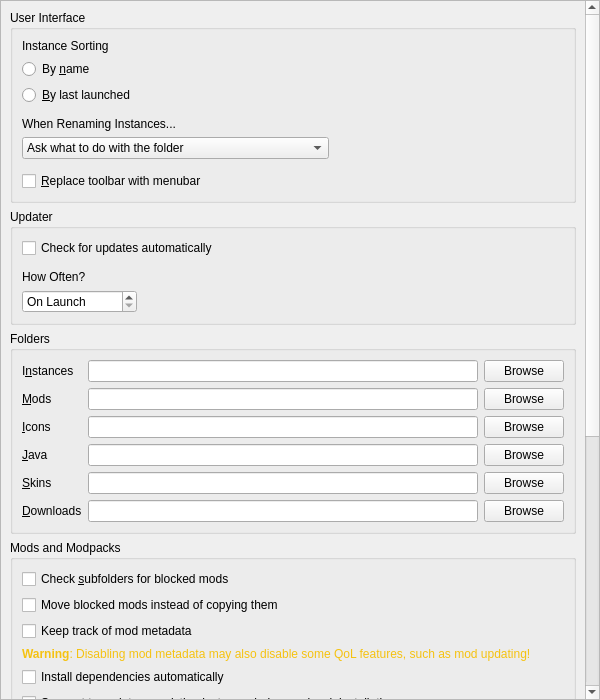
<?xml version="1.0" encoding="UTF-8"?>
<ui version="4.0">
 <class>LauncherPage</class>
 <widget class="QWidget" name="LauncherPage">
  <property name="geometry">
   <rect>
    <x>0</x>
    <y>0</y>
    <width>600</width>
    <height>700</height>
   </rect>
  </property>
  <property name="sizePolicy">
   <sizepolicy hsizetype="MinimumExpanding" vsizetype="MinimumExpanding">
    <horstretch>0</horstretch>
    <verstretch>0</verstretch>
   </sizepolicy>
  </property>
  <layout class="QVBoxLayout" name="verticalLayout">
   <property name="leftMargin">
    <number>0</number>
   </property>
   <property name="topMargin">
    <number>0</number>
   </property>
   <property name="rightMargin">
    <number>0</number>
   </property>
   <property name="bottomMargin">
    <number>0</number>
   </property>
   <item>
    <widget class="QScrollArea" name="scrollArea">
     <property name="horizontalScrollBarPolicy">
      <enum>Qt::ScrollBarAsNeeded</enum>
     </property>
     <property name="widgetResizable">
      <bool>true</bool>
     </property>
     <widget class="QWidget" name="scrollAreaWidgetContents">
      <property name="geometry">
       <rect>
        <x>0</x>
        <y>-672</y>
        <width>575</width>
        <height>1368</height>
       </rect>
      </property>
      <layout class="QVBoxLayout" name="verticalLayout_8">
       <item>
        <widget class="QGroupBox" name="userInterfaceBox">
         <property name="enabled">
          <bool>true</bool>
         </property>
         <property name="title">
          <string>User Interface</string>
         </property>
         <layout class="QVBoxLayout" name="verticalLayout_3">
          <item>
           <widget class="QLabel" name="instanceSortingLabel">
            <property name="text">
             <string>Instance Sorting</string>
            </property>
           </widget>
          </item>
          <item>
           <widget class="QRadioButton" name="sortByNameBtn">
            <property name="text">
             <string>By &amp;name</string>
            </property>
            <attribute name="buttonGroup">
             <string notr="true">sortingModeGroup</string>
            </attribute>
           </widget>
          </item>
          <item>
           <widget class="QRadioButton" name="sortLastLaunchedBtn">
            <property name="text">
             <string>&amp;By last launched</string>
            </property>
            <attribute name="buttonGroup">
             <string notr="true">sortingModeGroup</string>
            </attribute>
           </widget>
          </item>
          <item>
           <spacer name="verticalSpacer">
            <property name="orientation">
             <enum>Qt::Vertical</enum>
            </property>
            <property name="sizeType">
             <enum>QSizePolicy::Fixed</enum>
            </property>
            <property name="sizeHint" stdset="0">
             <size>
              <width>0</width>
              <height>6</height>
             </size>
            </property>
           </spacer>
          </item>
          <item>
           <widget class="QLabel" name="renamingBehaviorLabel">
            <property name="text">
             <string>When Renaming Instances...</string>
            </property>
           </widget>
          </item>
          <item>
           <widget class="QComboBox" name="renamingBehaviorComboBox">
            <property name="sizePolicy">
             <sizepolicy hsizetype="Maximum" vsizetype="Fixed">
              <horstretch>0</horstretch>
              <verstretch>0</verstretch>
             </sizepolicy>
            </property>
            <item>
             <property name="text">
              <string>Ask what to do with the folder</string>
             </property>
            </item>
            <item>
             <property name="text">
              <string>Always rename the folder</string>
             </property>
            </item>
            <item>
             <property name="text">
              <string>Never rename the folder—only the displayed name</string>
             </property>
            </item>
           </widget>
          </item>
          <item>
           <spacer name="verticalSpacer_2">
            <property name="orientation">
             <enum>Qt::Vertical</enum>
            </property>
            <property name="sizeType">
             <enum>QSizePolicy::Fixed</enum>
            </property>
            <property name="sizeHint" stdset="0">
             <size>
              <width>0</width>
              <height>6</height>
             </size>
            </property>
           </spacer>
          </item>
          <item>
           <widget class="QCheckBox" name="preferMenuBarCheckBox">
            <property name="toolTip">
             <string>The menubar is more friendly for keyboard-driven interaction.</string>
            </property>
            <property name="text">
             <string>&amp;Replace toolbar with menubar</string>
            </property>
           </widget>
          </item>
         </layout>
        </widget>
       </item>
       <item>
        <widget class="QGroupBox" name="updateSettingsBox">
         <property name="title">
          <string>Updater</string>
         </property>
         <layout class="QVBoxLayout" name="verticalLayout_7">
          <item>
           <widget class="QCheckBox" name="autoUpdateCheckBox">
            <property name="text">
             <string>Check for updates automatically</string>
            </property>
           </widget>
          </item>
          <item>
           <spacer name="verticalSpacer_7">
            <property name="orientation">
             <enum>Qt::Vertical</enum>
            </property>
            <property name="sizeType">
             <enum>QSizePolicy::Fixed</enum>
            </property>
            <property name="sizeHint" stdset="0">
             <size>
              <width>0</width>
              <height>6</height>
             </size>
            </property>
           </spacer>
          </item>
          <item>
           <widget class="QLabel" name="updateIntervalLabel">
            <property name="text">
             <string>How Often?</string>
            </property>
           </widget>
          </item>
          <item>
           <widget class="QSpinBox" name="updateIntervalSpinBox">
            <property name="sizePolicy">
             <sizepolicy hsizetype="Maximum" vsizetype="Fixed">
              <horstretch>0</horstretch>
              <verstretch>0</verstretch>
             </sizepolicy>
            </property>
            <property name="toolTip">
             <string>Set to 0 to only check on launch</string>
            </property>
            <property name="specialValueText">
             <string>On Launch</string>
            </property>
            <property name="suffix">
             <string> hours</string>
            </property>
            <property name="prefix">
             <string>Every </string>
            </property>
            <property name="minimum">
             <number>0</number>
            </property>
            <property name="maximum">
             <number>168</number>
            </property>
           </widget>
          </item>
         </layout>
        </widget>
       </item>
       <item>
        <widget class="QGroupBox" name="foldersBox">
         <property name="title">
          <string>Folders</string>
         </property>
         <layout class="QGridLayout" name="foldersBoxLayout">
          <item row="2" column="0">
           <widget class="QLabel" name="labelIconsDir">
            <property name="text">
             <string>&amp;Icons</string>
            </property>
            <property name="buddy">
             <cstring>iconsDirTextBox</cstring>
            </property>
           </widget>
          </item>
          <item row="8" column="0">
           <widget class="QLabel" name="labelDownloadsDir">
            <property name="text">
             <string>&amp;Downloads</string>
            </property>
            <property name="buddy">
             <cstring>downloadsDirTextBox</cstring>
            </property>
           </widget>
          </item>
          <item row="3" column="0">
           <widget class="QLabel" name="labelJavaDir">
            <property name="text">
             <string>&amp;Java</string>
            </property>
            <property name="buddy">
             <cstring>javaDirTextBox</cstring>
            </property>
           </widget>
          </item>
          <item row="4" column="0">
           <widget class="QLabel" name="labelSkinsDir">
            <property name="text">
             <string>&amp;Skins</string>
            </property>
            <property name="buddy">
             <cstring>skinsDirTextBox</cstring>
            </property>
           </widget>
          </item>
          <item row="0" column="0">
           <widget class="QLabel" name="labelInstDir">
            <property name="text">
             <string>I&amp;nstances</string>
            </property>
            <property name="buddy">
             <cstring>instDirTextBox</cstring>
            </property>
           </widget>
          </item>
          <item row="3" column="1">
           <widget class="QLineEdit" name="javaDirTextBox"/>
          </item>
          <item row="4" column="2">
           <widget class="QPushButton" name="skinsDirBrowseBtn">
            <property name="text">
             <string>Browse</string>
            </property>
           </widget>
          </item>
          <item row="8" column="1">
           <widget class="QLineEdit" name="downloadsDirTextBox"/>
          </item>
          <item row="2" column="2">
           <widget class="QPushButton" name="iconsDirBrowseBtn">
            <property name="text">
             <string>Browse</string>
            </property>
           </widget>
          </item>
          <item row="4" column="1">
           <widget class="QLineEdit" name="skinsDirTextBox"/>
          </item>
          <item row="0" column="1">
           <widget class="QLineEdit" name="instDirTextBox"/>
          </item>
          <item row="2" column="1">
           <widget class="QLineEdit" name="iconsDirTextBox"/>
          </item>
          <item row="0" column="2">
           <widget class="QPushButton" name="instDirBrowseBtn">
            <property name="text">
             <string>Browse</string>
            </property>
           </widget>
          </item>
          <item row="1" column="2">
           <widget class="QPushButton" name="modsDirBrowseBtn">
            <property name="text">
             <string>Browse</string>
            </property>
           </widget>
          </item>
          <item row="8" column="2">
           <widget class="QPushButton" name="downloadsDirBrowseBtn">
            <property name="text">
             <string>Browse</string>
            </property>
           </widget>
          </item>
          <item row="3" column="2">
           <widget class="QPushButton" name="javaDirBrowseBtn">
            <property name="text">
             <string>Browse</string>
            </property>
           </widget>
          </item>
          <item row="1" column="0">
           <widget class="QLabel" name="labelModsDir">
            <property name="text">
             <string>&amp;Mods</string>
            </property>
            <property name="buddy">
             <cstring>modsDirTextBox</cstring>
            </property>
           </widget>
          </item>
          <item row="1" column="1">
           <widget class="QLineEdit" name="modsDirTextBox"/>
          </item>
         </layout>
        </widget>
       </item>
       <item>
        <widget class="QGroupBox" name="modsBox">
         <property name="title">
          <string>Mods and Modpacks</string>
         </property>
         <layout class="QVBoxLayout" name="verticalLayout_4">
          <item>
           <widget class="QCheckBox" name="downloadsDirWatchRecursiveCheckBox">
            <property name="toolTip">
             <string>When enabled, in addition to the downloads folder, its sub folders will also be searched when looking for resources (e.g. when looking for blocked mods on CurseForge).</string>
            </property>
            <property name="text">
             <string>Check &amp;subfolders for blocked mods</string>
            </property>
           </widget>
          </item>
          <item>
           <widget class="QCheckBox" name="downloadsDirMoveCheckBox">
            <property name="toolTip">
             <string>When enabled, it will move blocked resources instead of copying them.</string>
            </property>
            <property name="text">
             <string>Move blocked mods instead of copying them</string>
            </property>
           </widget>
          </item>
          <item>
           <widget class="QCheckBox" name="metadataEnableBtn">
            <property name="toolTip">
             <string>Store version information provided by mod providers (like Modrinth or CurseForge) for mods.</string>
            </property>
            <property name="text">
             <string>Keep track of mod metadata</string>
            </property>
           </widget>
          </item>
          <item>
           <widget class="QLabel" name="metadataWarningLabel">
            <property name="text">
             <string>&lt;html&gt;&lt;head/&gt;&lt;body&gt;&lt;p&gt;&lt;span style=&quot; font-weight:600; color:#f5c211;&quot;&gt;Warning&lt;/span&gt;&lt;span style=&quot; color:#f5c211;&quot;&gt;: Disabling mod metadata may also disable some QoL features, such as mod updating!&lt;/span&gt;&lt;/p&gt;&lt;/body&gt;&lt;/html&gt;</string>
            </property>
            <property name="wordWrap">
             <bool>true</bool>
            </property>
           </widget>
          </item>
          <item>
           <widget class="QCheckBox" name="dependenciesEnableBtn">
            <property name="toolTip">
             <string>Automatically detect, install, and update mod dependencies.</string>
            </property>
            <property name="text">
             <string>Install dependencies automatically</string>
            </property>
           </widget>
          </item>
          <item>
           <widget class="QCheckBox" name="modpackUpdatePromptBtn">
            <property name="toolTip">
             <string>When creating a new modpack instance, suggest updating an existing instance instead.</string>
            </property>
            <property name="text">
             <string>Suggest to update an existing instance during modpack installation</string>
            </property>
           </widget>
          </item>
         </layout>
        </widget>
       </item>
       <item>
        <widget class="QGroupBox" name="groupBox_2">
         <property name="title">
          <string>Console</string>
         </property>
         <layout class="QVBoxLayout" name="verticalLayout_2">
          <item>
           <widget class="QLabel" name="lineLimitLabel">
            <property name="text">
             <string>Log History &amp;Limit</string>
            </property>
            <property name="buddy">
             <cstring>lineLimitSpinBox</cstring>
            </property>
           </widget>
          </item>
          <item>
           <widget class="QSpinBox" name="lineLimitSpinBox">
            <property name="sizePolicy">
             <sizepolicy hsizetype="Maximum" vsizetype="Fixed">
              <horstretch>0</horstretch>
              <verstretch>0</verstretch>
             </sizepolicy>
            </property>
            <property name="suffix">
             <string> lines</string>
            </property>
            <property name="minimum">
             <number>10000</number>
            </property>
            <property name="maximum">
             <number>1000000</number>
            </property>
            <property name="singleStep">
             <number>10000</number>
            </property>
            <property name="value">
             <number>100000</number>
            </property>
           </widget>
          </item>
          <item>
           <spacer name="verticalSpacer_6">
            <property name="orientation">
             <enum>Qt::Vertical</enum>
            </property>
            <property name="sizeType">
             <enum>QSizePolicy::Fixed</enum>
            </property>
            <property name="sizeHint" stdset="0">
             <size>
              <width>0</width>
              <height>6</height>
             </size>
            </property>
           </spacer>
          </item>
          <item>
           <widget class="QCheckBox" name="checkStopLogging">
            <property name="text">
             <string>&amp;Stop logging when log overflows</string>
            </property>
           </widget>
          </item>
         </layout>
        </widget>
       </item>
       <item>
        <widget class="QGroupBox" name="tasksBox">
         <property name="title">
          <string>Tasks</string>
         </property>
         <layout class="QVBoxLayout" name="verticalLayout_10">
          <item>
           <widget class="QLabel" name="numberOfConcurrentTasksLabel">
            <property name="text">
             <string>Number of concurrent tasks</string>
            </property>
           </widget>
          </item>
          <item>
           <widget class="QSpinBox" name="numberOfConcurrentTasksSpinBox">
            <property name="sizePolicy">
             <sizepolicy hsizetype="Maximum" vsizetype="Fixed">
              <horstretch>0</horstretch>
              <verstretch>0</verstretch>
             </sizepolicy>
            </property>
            <property name="minimumSize">
             <size>
              <width>60</width>
              <height>0</height>
             </size>
            </property>
            <property name="minimum">
             <number>1</number>
            </property>
           </widget>
          </item>
          <item>
           <spacer name="verticalSpacer_3">
            <property name="orientation">
             <enum>Qt::Vertical</enum>
            </property>
            <property name="sizeType">
             <enum>QSizePolicy::Fixed</enum>
            </property>
            <property name="sizeHint" stdset="0">
             <size>
              <width>0</width>
              <height>6</height>
             </size>
            </property>
           </spacer>
          </item>
          <item>
           <widget class="QLabel" name="numberOfConcurrentDownloadsLabel">
            <property name="text">
             <string>Number of concurrent downloads</string>
            </property>
           </widget>
          </item>
          <item>
           <widget class="QSpinBox" name="numberOfConcurrentDownloadsSpinBox">
            <property name="sizePolicy">
             <sizepolicy hsizetype="Maximum" vsizetype="Fixed">
              <horstretch>0</horstretch>
              <verstretch>0</verstretch>
             </sizepolicy>
            </property>
            <property name="minimumSize">
             <size>
              <width>60</width>
              <height>0</height>
             </size>
            </property>
            <property name="minimum">
             <number>1</number>
            </property>
           </widget>
          </item>
          <item>
           <spacer name="verticalSpacer_4">
            <property name="orientation">
             <enum>Qt::Vertical</enum>
            </property>
            <property name="sizeType">
             <enum>QSizePolicy::Fixed</enum>
            </property>
            <property name="sizeHint" stdset="0">
             <size>
              <width>0</width>
              <height>6</height>
             </size>
            </property>
           </spacer>
          </item>
          <item>
           <widget class="QLabel" name="numberOfManualRetriesLabel">
            <property name="text">
             <string>Number of manual retries</string>
            </property>
           </widget>
          </item>
          <item>
           <widget class="QSpinBox" name="numberOfManualRetriesSpinBox">
            <property name="sizePolicy">
             <sizepolicy hsizetype="Maximum" vsizetype="Fixed">
              <horstretch>0</horstretch>
              <verstretch>0</verstretch>
             </sizepolicy>
            </property>
            <property name="minimumSize">
             <size>
              <width>60</width>
              <height>0</height>
             </size>
            </property>
            <property name="minimum">
             <number>0</number>
            </property>
           </widget>
          </item>
          <item>
           <spacer name="verticalSpacer_5">
            <property name="orientation">
             <enum>Qt::Vertical</enum>
            </property>
            <property name="sizeType">
             <enum>QSizePolicy::Fixed</enum>
            </property>
            <property name="sizeHint" stdset="0">
             <size>
              <width>0</width>
              <height>6</height>
             </size>
            </property>
           </spacer>
          </item>
          <item>
           <widget class="QLabel" name="timeoutSecondsLabel">
            <property name="toolTip">
             <string>Seconds to wait until the requests are terminated</string>
            </property>
            <property name="text">
             <string>Timeout for HTTP requests</string>
            </property>
           </widget>
          </item>
          <item>
           <widget class="QSpinBox" name="timeoutSecondsSpinBox">
            <property name="sizePolicy">
             <sizepolicy hsizetype="Maximum" vsizetype="Fixed">
              <horstretch>0</horstretch>
              <verstretch>0</verstretch>
             </sizepolicy>
            </property>
            <property name="minimumSize">
             <size>
              <width>60</width>
              <height>0</height>
             </size>
            </property>
            <property name="suffix">
             <string>s</string>
            </property>
           </widget>
          </item>
         </layout>
        </widget>
       </item>
       <item>
        <spacer name="verticalSpacer_FeaturesTab">
         <property name="orientation">
          <enum>Qt::Vertical</enum>
         </property>
         <property name="sizeHint" stdset="0">
          <size>
           <width>0</width>
           <height>0</height>
          </size>
         </property>
        </spacer>
       </item>
      </layout>
     </widget>
    </widget>
   </item>
  </layout>
 </widget>
 <tabstops>
  <tabstop>scrollArea</tabstop>
  <tabstop>autoUpdateCheckBox</tabstop>
  <tabstop>instDirTextBox</tabstop>
  <tabstop>instDirBrowseBtn</tabstop>
  <tabstop>modsDirTextBox</tabstop>
  <tabstop>modsDirBrowseBtn</tabstop>
  <tabstop>iconsDirTextBox</tabstop>
  <tabstop>iconsDirBrowseBtn</tabstop>
  <tabstop>javaDirTextBox</tabstop>
  <tabstop>javaDirBrowseBtn</tabstop>
  <tabstop>skinsDirTextBox</tabstop>
  <tabstop>skinsDirBrowseBtn</tabstop>
  <tabstop>downloadsDirTextBox</tabstop>
  <tabstop>downloadsDirBrowseBtn</tabstop>
  <tabstop>metadataEnableBtn</tabstop>
  <tabstop>dependenciesEnableBtn</tabstop>
  <tabstop>sortByNameBtn</tabstop>
 </tabstops>
 <resources/>
 <connections/>
 <buttongroups>
  <buttongroup name="sortingModeGroup"/>
 </buttongroups>
</ui>
